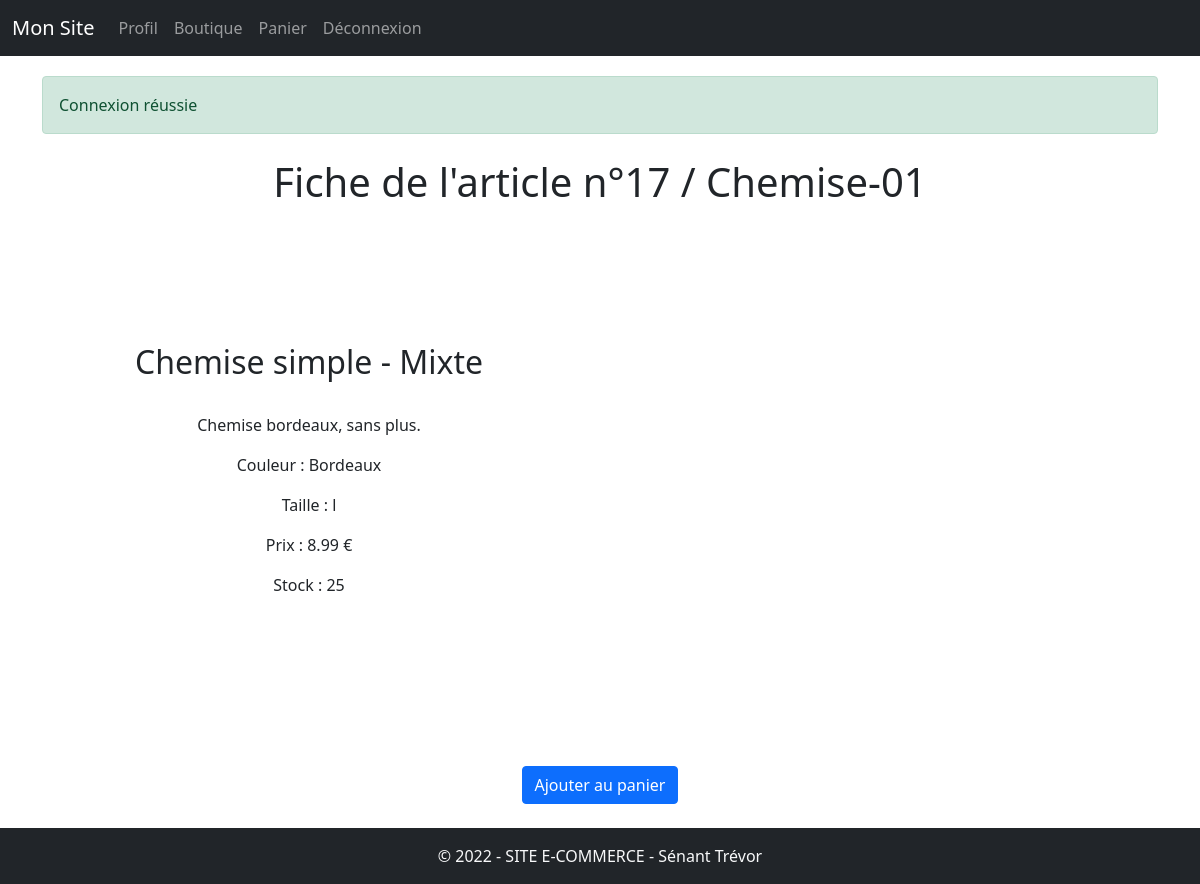
The app's page /fiche_produit.php?id=17 (signed in) with its own data.
### tables this page shows
CREATE TABLE `produit` (
  `id_produit` int(11) NOT NULL,
  `reference` varchar(20) NOT NULL,
  `categorie` varchar(20) NOT NULL,
  `titre` varchar(100) NOT NULL,
  `description` text NOT NULL,
  `couleur` varchar(20) NOT NULL,
  `taille` varchar(5) NOT NULL,
  `public` enum('m','f','mixte') NOT NULL,
  `photo` varchar(250) NOT NULL,
  `prix` float NOT NULL,
  `stock` int(3) NOT NULL
);

### fiche_produit.php (the view, shortened to what this page needs)
<?php
if(isConnected() && isset($_GET['id']))
{
$data = getProductById($_GET['id']);
require_once './inc/haut.inc.php';
?>
<h1 class="text-center my-2">Fiche de l'article n°<?=$data['id_produit']?> / <?= $data['reference'] ?></h1>
<div class="d-inline-flex w-100 justify-content-around my-4 align-items-center row boxProduct">
    <div class="col-md-6 px-4 text-center">
        <h2><?= $data['titre'] ?> -
            <?= ($data['public'] == "m") ? 'Homme' : (($data['public'] == "f") ? 'Femme' : 'Mixte') ?></h2>
        <p><?= "<br>". $data['description']?></p>
        <p>Couleur : <?=$data['couleur'] ?></p>
        <p>Taille : <?=$data['taille'] ?></p>
        <p>Prix : <?=$data['prix'] ?> €</p>
        <p>Stock : <?=$data['stock'] ?></p>
    </div>
</div>
<div class="d-flex justify-content-center my-4">
    <?php if(isAdmin()) {  ?>
    <a href="admin/form_article.php?action=modif&id=<?=$data['id_produit']?>"><button
            class="btn btn-primary mx-auto">Modifier l'article</button></a>
    <?php  } else {   ?>
    <a href="panier.php?action=ajout&id=<?=$data['id_produit']?>"><button class="btn btn-primary mx-auto">Ajouter au panier</button></a>
</div>
<?php } ?>
<?php
} else {
    header('location:connexion.php');
}
?>
<?php
require_once './inc/bas.inc.php';

### inc/css/style.css (style rules this page uses)
.boxProduct { min-height: 60vh; }

### records on screen
produit: id_produit "17", reference "Chemise-01", titre "Chemise simple", description "Chemise bordeaux, sans plus.", couleur "Bordeaux", taille "l", prix "8.99", stock "25"

### other values on screen
implode('<br>',$_SESSION['messages'][$className]) "Connexion réussie"
